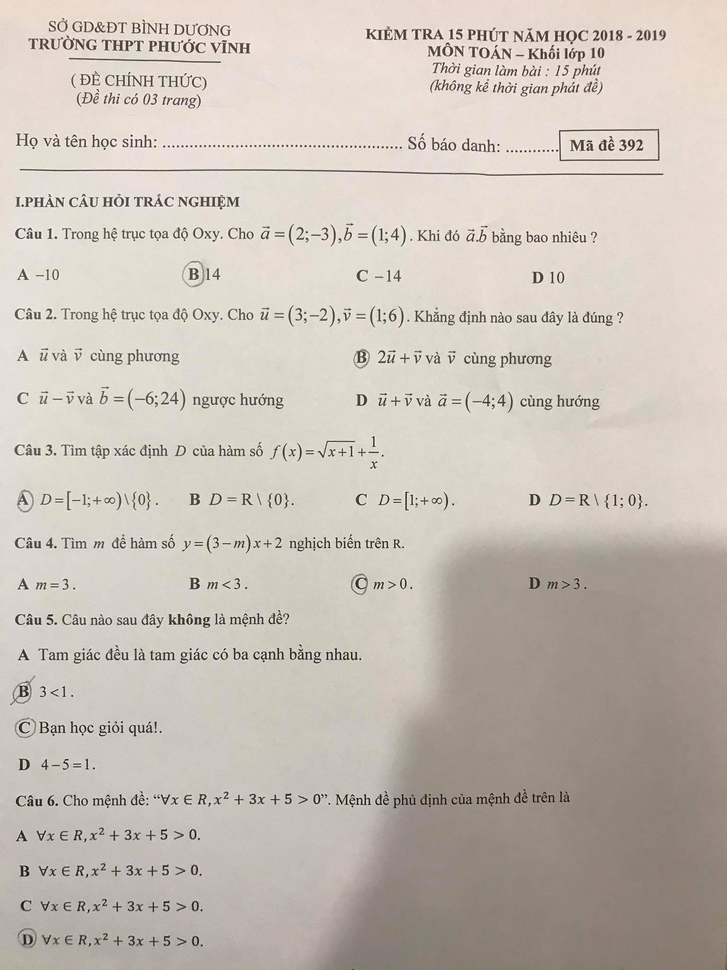
#> input picture exam1.png, 727 x 970 px, shrunk from 1536 x 2048 before the run
$ jupyter execute 'Autograding .ipynb'   (shell and % lines are left out)
#> lines starting #> are read from the running program, lines starting #| are printed output that depends on the picture; after the words box and inside, x2 and y2 are one past the last pixel; in counts of white or black regions, pixels touching at a corner belong together
[cell 1]
import numpy as np
import matplotlib.pyplot as plt
import cv2

[cell 2]
plt.rcParams['figure.figsize'] = [6, 8]

[cell 3]
img = cv2.imread('exam1.png')
#> img is the input picture: shape (970, 727, 3); mean B, G, R 182, 191.4, 199.6
plt.imshow(img, cmap='gray')
plt.plot(28,7,'ro')
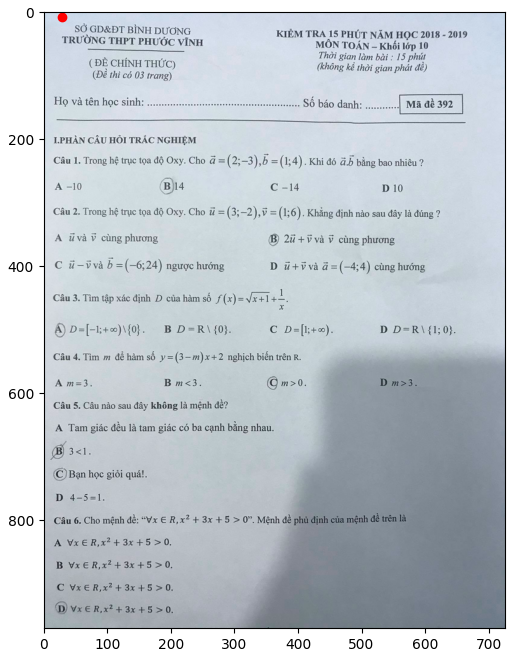
#> figure drawn by matplotlib, 1 panel; B, G, R data is drawn as R, G, B

[cell 4]
# [9 lines left out: function perspective_transform, not called in this run]

[cell 5]
# [6 lines of commented-out code are left out]

[cell 6]
plt.imshow(img)

[cell 7]
im = cv2.cvtColor(img, cv2.COLOR_BGR2GRAY)
plt.imshow(im, cmap='gray')

[cell 8]
# im = cv2.GaussianBlur(img, (5, 5), 0)
# plt.imshow(blurred, cmap='gray')

[cell 9]
# Chuyển thành ảnh đen trắng bằng Gaussian Threshold
# (với những phép toán như tìm contour hoặc binary_fill_holes sẽ xử lý hiệu quả hơn trên ảnh đen trắng nên cần có bước này)
im = cv2.adaptiveThreshold(im,255,cv2.ADAPTIVE_THRESH_GAUSSIAN_C,\
            cv2.THRESH_BINARY,31,7)
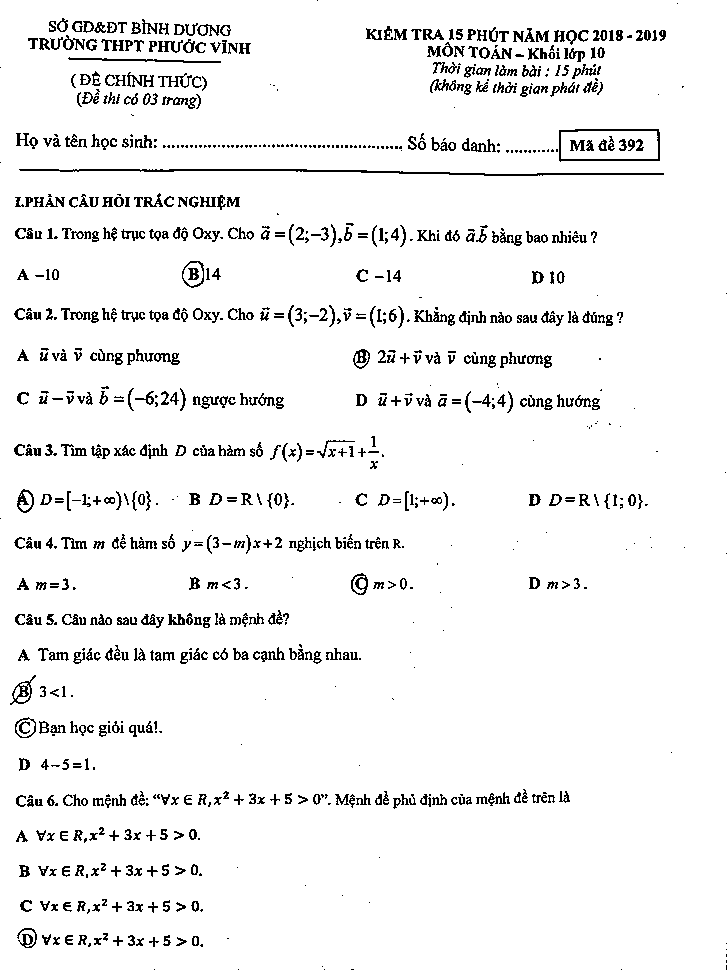
#> im: shape (970, 727); 94.7% white; black in thin lines or dots
plt.imshow(im, cmap='gray')

[cell 10]
# kernel = cv2.getStructuringElement(cv2.MORPH_RECT, (3, 3))
# closing = cv2.morphologyEx(255-im, cv2.MORPH_CLOSE, kernel)
# plt.imshow(closing, cmap='gray')

[cell 11]
# lấp chỗ trống trong những hình tròn
from scipy.ndimage.morphology import binary_fill_holes

# binary_fill_holes là 1 hàm binary delation
clean_image = binary_fill_holes(255-im)
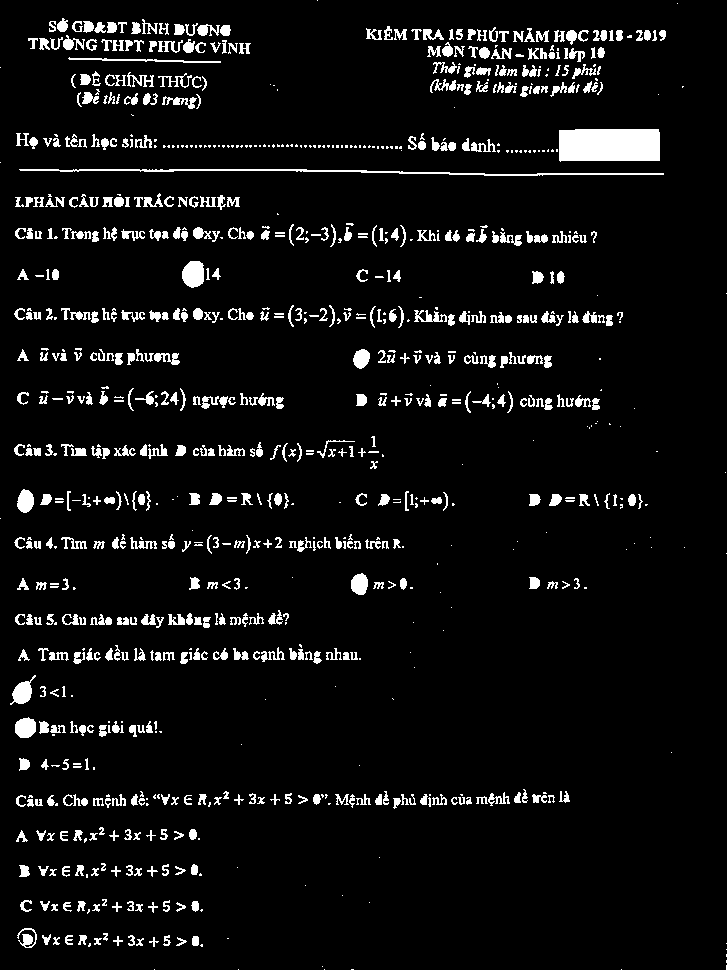
#> clean_image: shape (970, 727) bool; 6.2% white; 935 white regions (321 under 20 px), largest, box (x1, y1, x2, y2) and area: (559, 129, 660, 162) 3214, (19, 169, 664, 176) 1324, (182, 261, 204, 288) 485
plt.imshow(clean_image, cmap='gray')

[cell 12]
clean_image = np.float32(clean_image)

[cell 13]
# Opening (mục đích để loại bỏ trường hợp 2 hình tròn dính nhau, hoặc hình tròn dính vào chữ,
# tuy nhiên opening làm mất dấu khi các hình tròn bị gạch chéo)
kernel = cv2.getStructuringElement(cv2.MORPH_RECT, (7,7))
opening = cv2.morphologyEx(clean_image, cv2.MORPH_OPEN, kernel)
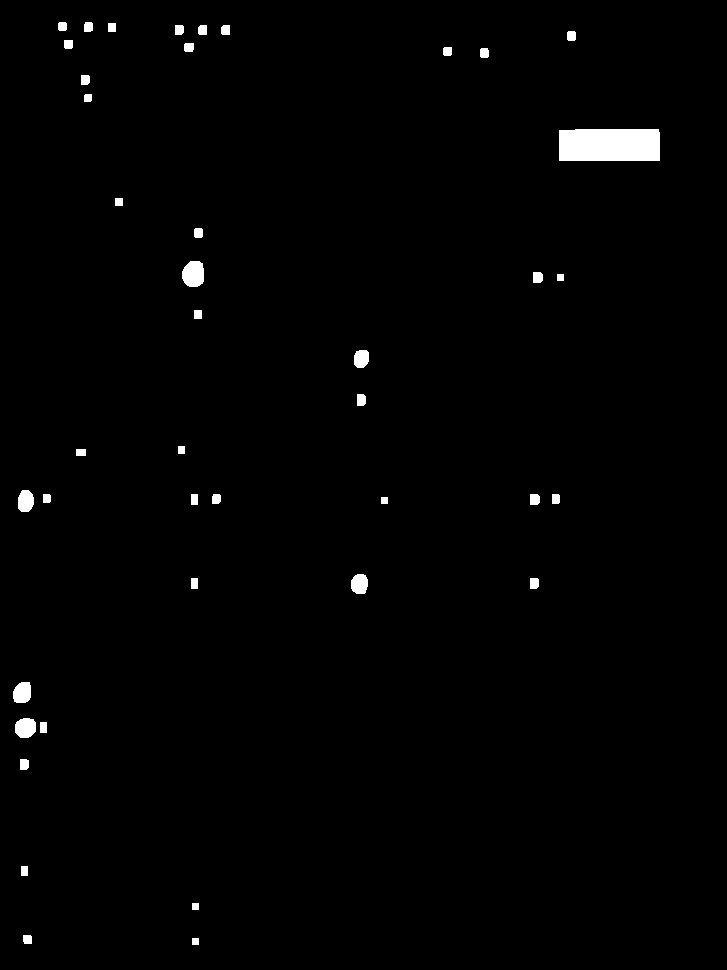
#> opening: shape (970, 727) float32; values 0 (black) and 1 (white), 1.1% white; 42 white regions
plt.imshow(opening, cmap='gray')

[cell 14]
# Lấy ra vị trí các contour (contour là 1 chuỗi tọa độ (x_i, y_) các điểm có cùng độ sáng dọc theo biên của 1 object (t đang hiểu là thế))
contours, _ = cv2.findContours(opening.astype(np.uint8), # pylint: disable=unused-variable
                                  cv2.RETR_EXTERNAL,
                                  cv2.CHAIN_APPROX_NONE)
#> contours = 42 contours; largest, box (x1, y1, x2, y2) and area: (559, 129, 660, 161) 3082, (182, 261, 204, 287) 444, (15, 718, 36, 738) 320, (13, 682, 31, 703) 294, (18, 490, 34, 512) 266

# Vẽ contour
obj_image = np.zeros(opening.shape)
for index, cnt in enumerate(contours):
    print(cnt.shape)
    print(cnt)
    cv2.drawContours(opening, [cnt], 0, 255, -1)
#> this loop made 42 passes
#> (printed output is left out)
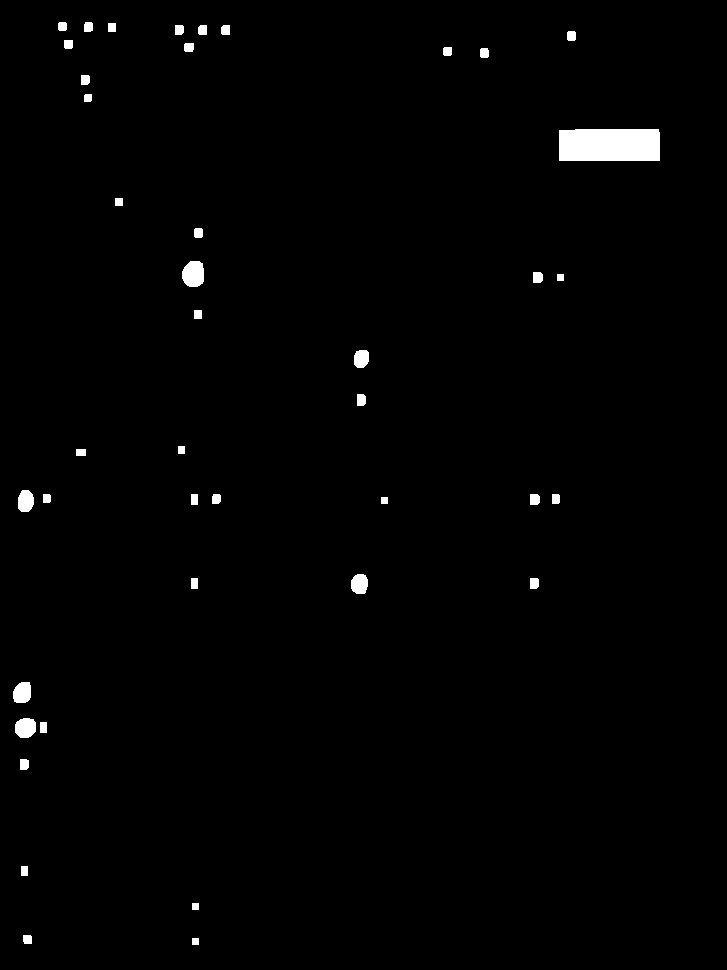
#> opening: shape (970, 727) float32; 1.1% white; 42 white regions, largest, box (x1, y1, x2, y2) and area: (559, 129, 660, 161) 3213, (182, 261, 204, 287) 481, (15, 718, 36, 738) 351

Ta có công thức $\frac{4\pi^2r^2}{C^2}=1$ trong đó $C$ là chu vi của hình tròn, giờ ta xác định giá trị $\alpha=\frac{4\pi area}{P^2}$ với $P$ là chu vi của `contour` và nếu giá trị $\alpha$ lớn hơn hoặc bằng `round_thresh` thì ta chấp nhận `contour` đấy là vòng tròn. Ngoài ra trong ảnh các chữ cái cũng có thể tạo thành contour với `area` nhỏ, nên cần phải có một `threshold` nữa cho `area`

[cell 15]
import matplotlib.pyplot as plt

round_thresh = 0.75

plt.figure(figsize=(18,8))
height, width = im.shape
plt.subplot(1, 3, 2), plt.imshow(opening, cmap='gray')
plt.subplot(1, 3, 1), plt.imshow(im.astype(np.uint8), cmap='gray')
plt.subplot(1, 3, 3), plt.imshow(clean_image, cmap='gray')

# plt.subplot(1, 2, 2), plt.imshow(opening, cmap='gray')
# plt.subplot(1, 2, 1), plt.imshow(im.astype(np.uint8), cmap='gray')
areas = []
alphas = []

# print('Object      Area Perimeter Roundness')
for ind, contour in enumerate(contours):
    # tính chu vi của contour
    perimeter = cv2.arcLength(contour, True)
    # tính diện tích của contour
    area = cv2.contourArea(contour)
    areas.append(area)

    # nếu như chu vi bằng 0 hoặc area nhỏ hơn threshold thì ta đặt ngay góc alpha = 0
    if perimeter==0 or area<70:
        alpha = 0
    else:
        alpha = 4*np.pi*area/(perimeter**2)
        alphas.append(alpha)

    # Vẽ vòng tròn đỏ tại tâm của contour thỏa mãn điều kiện là vòng tròn
    if alpha > round_thresh:
        moments = cv2.moments(contour)
        cx = int(moments['m10'] / moments['m00'])
        cy = int(moments['m01'] / moments['m00'])
        if cy > 110:
            plt.plot(cx, cy, 'ro')
#> this loop made 42 passes
#> (perimeter, area, alpha, cx, cy) on passes 5, 7, 8, 9, 11, 14, 18, 21: (34.24, 76.5, 0.82, 23, 763), (66.87, 320.5, 0.901, 25, 727), (65.8, 294, 0.853, 21, 692), (34.24, 77.5, 0.831, 533, 582), (61.21, 258.5, 0.867, 359, 583), (35.66, 86, 0.85, 534, 499), (62.04, 266.5, 0.87, 25, 500), (35.66, 84, 0.83, 360, 399)
#> after the loop, alphas = [0.82, 0.901, 0.853, 0.831, 0.867, 0.85, 0.87, 0.83, 0.886, 0.85, 0.879, 0.878, 0.569, 0.878]; areas = 42 values, max 3082 at index 28, min 36 at index 0, mean 167.3

axes = plt.gca()
axes.set_xlim([0, width])
axes.set_ylim([height, 0])

plt.show()
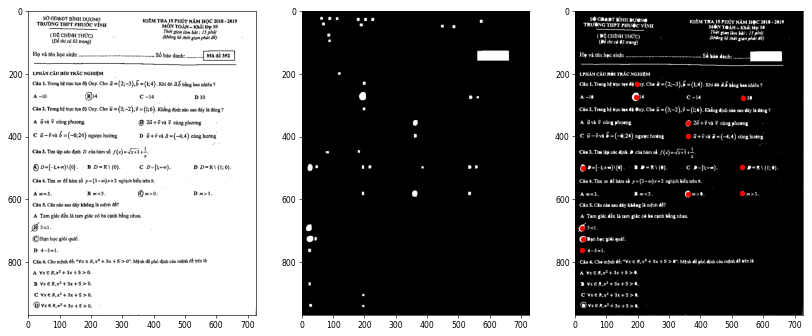
#> figure drawn by matplotlib, 3 panels

$ run again, with exam2.png copied over exam1.png
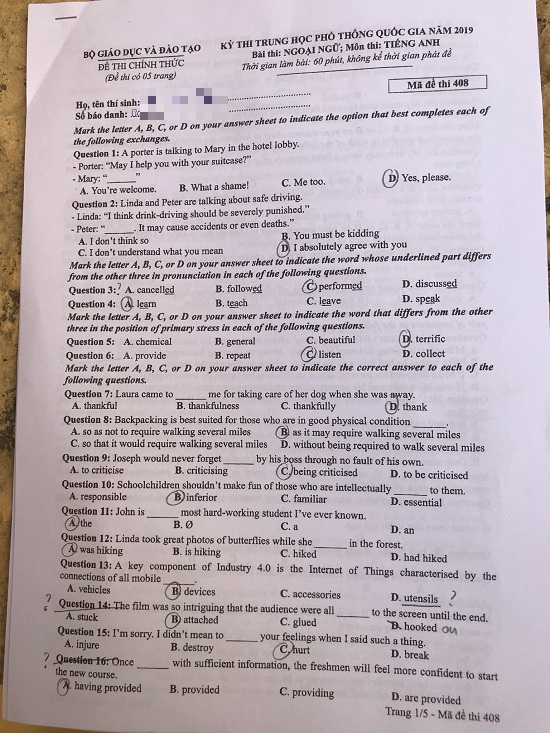
#> input picture exam2.png, 550 x 733 px
#> img is the input picture: shape (733, 550, 3); mean B, G, R 181.3, 174.8, 186.5
#> contours = 44 contours, 1 with area under 20; largest, box (x1, y1, x2, y2) and area: (388, 75, 488, 93) 1358, (165, 582, 181, 600) 212, (4, 427, 15, 453) 208, (277, 463, 293, 479) 202, (167, 491, 184, 505) 180
#> the loop `for index, cnt in enumerate(contours):` made 44 passes
#> (printed output is left out)
#> after the loop `for index, cnt in enumerate(contours):`:
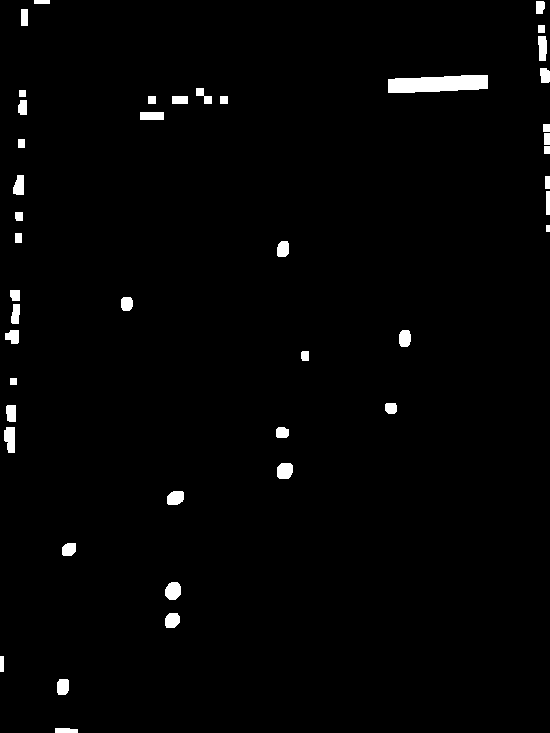
#> opening: shape (733, 550) float32; 1.7% white; 44 white regions, largest, box (x1, y1, x2, y2) and area: (388, 75, 488, 93) 1471, (4, 427, 15, 453) 242, (165, 582, 181, 600) 236
#> the loop `for ind, contour in enumerate(contours):` made 44 passes
#> (perimeter, area, alpha, cx, cy) on passes 2, 4, 5, 6, 7, 8, 9, 12: (47.9, 153.5, 0.841, 62, 686), (48.97, 169, 0.886, 171, 619), (54.04, 211.5, 0.91, 172, 590), (44.73, 138.5, 0.87, 68, 549), (51.56, 180.5, 0.853, 175, 497), (52.97, 202, 0.905, 284, 470), (39.9, 109.5, 0.864, 281, 432), (37.9, 101.5, 0.888, 390, 407)
#> after the loop `for ind, contour in enumerate(contours):`: alphas = 27 values, max 0.91 at index 3, min 0.33 at index 22, mean 0.713; areas = 44 values, max 1358 at index 37, min 18 at index 21, mean 129.3
#> `plt.show()`:
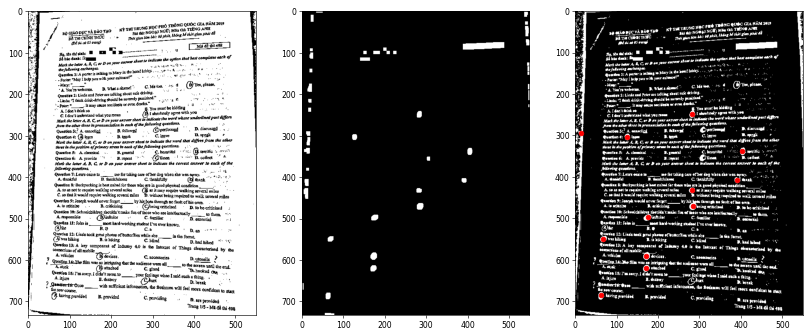
#> figure drawn by matplotlib, 3 panels

$ run again, with exam3.png copied over exam1.png
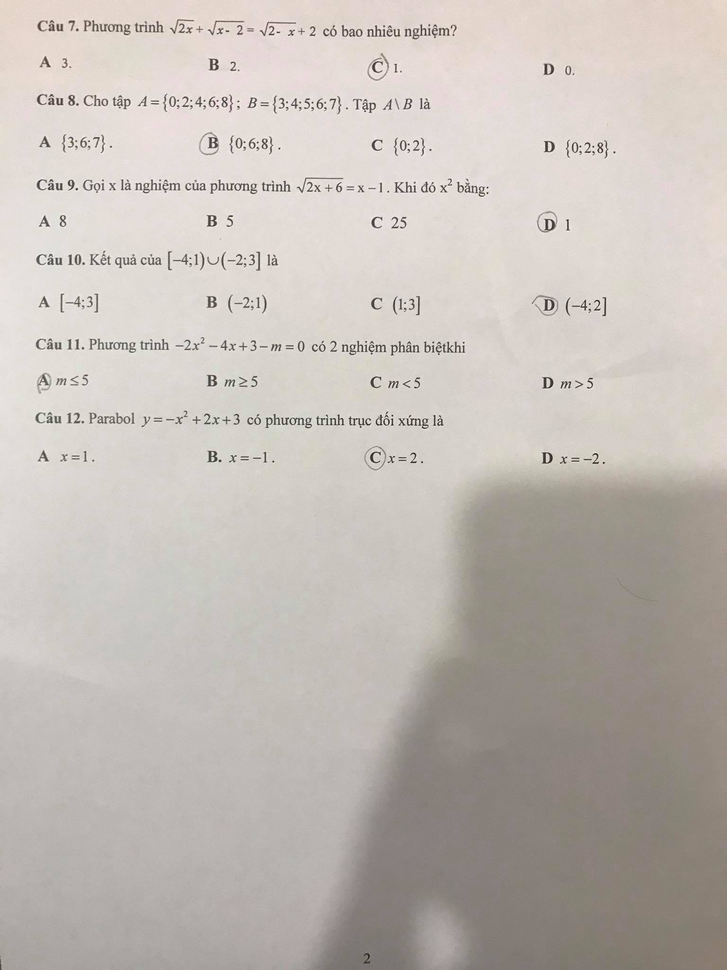
#> input picture exam3.png, 727 x 970 px, shrunk from 1536 x 2048 before the run
#> img is the input picture: shape (970, 727, 3); mean B, G, R 182.2, 188, 194.8
#> contours = 14 contours; largest, box (x1, y1, x2, y2) and area: (365, 447, 386, 470) 364, (199, 133, 218, 155) 328, (538, 211, 557, 232) 308, (37, 374, 51, 390) 175, (543, 377, 553, 388) 85
#> the loop `for index, cnt in enumerate(contours):` made 14 passes
#> (printed output is left out)
#> after the loop `for index, cnt in enumerate(contours):`:
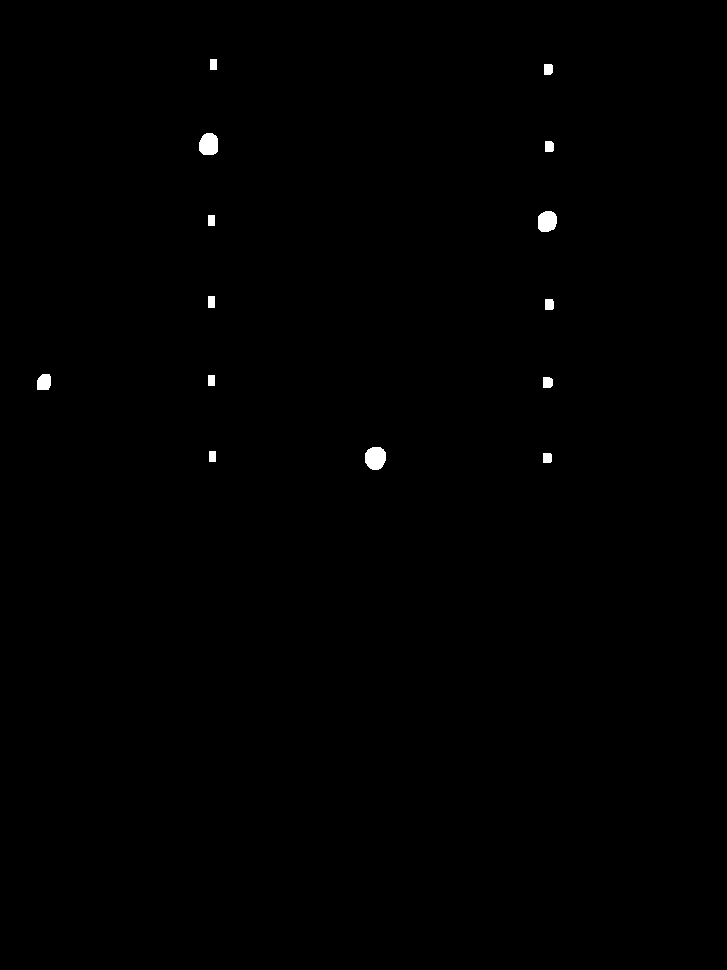
#> opening: shape (970, 727) float32; 0.31% white; 14 white regions, largest, box (x1, y1, x2, y2) and area: (365, 447, 386, 470) 397, (199, 133, 218, 155) 360, (538, 211, 557, 232) 339
#> the loop `for ind, contour in enumerate(contours):` made 14 passes
#> (perimeter, area, alpha, cx, cy) on passes 1, 3, 4, 6, 7, 10, 11, 12: (32.83, 71, 0.828, 546, 457), (71.7, 364.5, 0.891, 375, 457), (35.66, 85, 0.84, 547, 382), (51.31, 175, 0.835, 43, 381), (34.83, 78, 0.808, 548, 304), (66.04, 308.5, 0.889, 546, 221), (34.24, 77.5, 0.831, 548, 146), (68.04, 328.5, 0.892, 208, 143)
#> after the loop `for ind, contour in enumerate(contours):`: alphas = [0.828, 0.891, 0.84, 0.835, 0.808, 0.889, 0.831, 0.892, 0.831]; areas = [71, 60, 364.5, 85, 60, 175, 78, 66, 60, 308.5, 77.5, 328.5, 77.5, 60]
#> `plt.show()`:
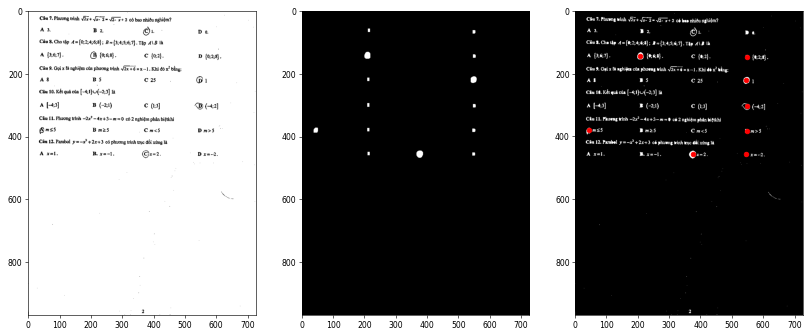
#> figure drawn by matplotlib, 3 panels
